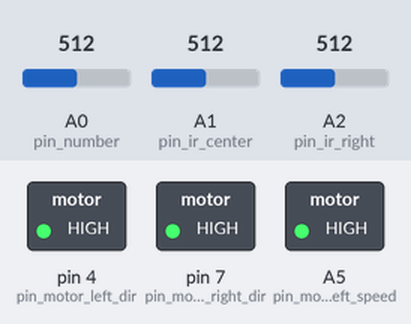
This sketch was run on a simulated Arduino Nano, built with avr-gcc and run on an emulated ATmega328P. On the bench: switched loads named in the sketch (green lamp = pin HIGH). Inputs (shaded band) come from the test bench; at power-on: A0 (pin_number) = 512, A1 (pin_ir_center) = 512, A2 (pin_ir_right) = 512. What the sketch prints to the serial monitor is not drawn.

Above: at 0.1 s.
Timing chart, 0 to 1.6 s (numbered marks = the images above):
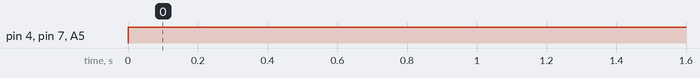

The sketch:

motor_withIR.ino
```cpp
#include "math.h"

// keeping pins so to revmove collisions:
int pin_motor_left_speed    = A5;
int pin_motor_left_dir      = 4;
int pin_motor_right_speed   = A6;
int pin_motor_right_dir     = 7;

int pin_ir_left             = A0;
int pin_ir_center           = A1;
int pin_ir_right            = A2;

class IR
{
  public:
    int pin_number = A0;
    int val[4] = {0};
    void set_pin(int pin)
    {
      pin_number = pin;
    }
    void init_ir()
    {
       pinMode(pin_number,INPUT);
    }
    int read_ir()
    {
      return analogRead(pin_number);
    }

    int init_ir_values()
    {
      while(!Serial.available()){}
      for(int i=0;i<4; i++){
        int start_read;
        Serial.println("start setup? T=1 ");
        while(Serial.parseInt() != 1)
        {
        }
        val[i] = read_ir();
        Serial.print("Value of: "); Serial.print(i); Serial.print(" is "); Serial.println(val[i]);
      }
    }
};


class Motor
{
public:
  int speed_pin = 0;
  int dir_pin = 0;

  void set_pin(int speed_pin_number, int dir_pin_number)
  {
    speed_pin = speed_pin_number;
    dir_pin = dir_pin_number;
  }

  void init_motor()
  {
    pinMode(speed_pin,OUTPUT);
    pinMode(dir_pin,OUTPUT);
  }

  void set_speed(int val)
  {
    analogWrite(speed_pin,val);
  }

  void rotate_anitclockwise()
  {
    digitalWrite(dir_pin,0);
  }

   void rotate_clockwise()
  {
    digitalWrite(dir_pin,1);
  }
};


class IR ir_left; class IR ir_center; class IR ir_right;
Motor left_motor; Motor right_motor;


void setup() {
  Serial.begin(9600);

  ir_left.set_pin(pin_ir_left);
  ir_center.set_pin(pin_ir_center);
  ir_right.set_pin(pin_ir_right);

  /*Serial.print("init ir values for left");
  ir_left.init_ir_values();
  Serial.print("init ir values for center");
  ir_center.init_ir_values();
  Serial.print("init ir values for right");
  ir_right.init_ir_values();
  */
  left_motor.set_pin(pin_motor_left_speed, pin_motor_left_dir);    //speed, direction pin
  left_motor.init_motor();
  right_motor.set_pin(pin_motor_right_speed, pin_motor_right_dir);   //speed, direction pin
  right_motor.init_motor();
}

void loop() {

  Serial.print(ir_left.read_ir());    Serial.print(" ");
  Serial.print(ir_center.read_ir());  Serial.print(" ");
  Serial.print(ir_right.read_ir());  Serial.print(" ");
  Serial.println(" ");

  left_motor.set_speed(255);
  left_motor.rotate_clockwise();

  right_motor.set_speed(255);
  right_motor.rotate_clockwise();


  delay(1000);
}
```

Measured:
- by itself, pin 4 (pin_motor_left_dir), pin 7 (pin_motor_right_dir), A5 (pin_motor_left_speed): LOW → HIGH at 0.00 s
